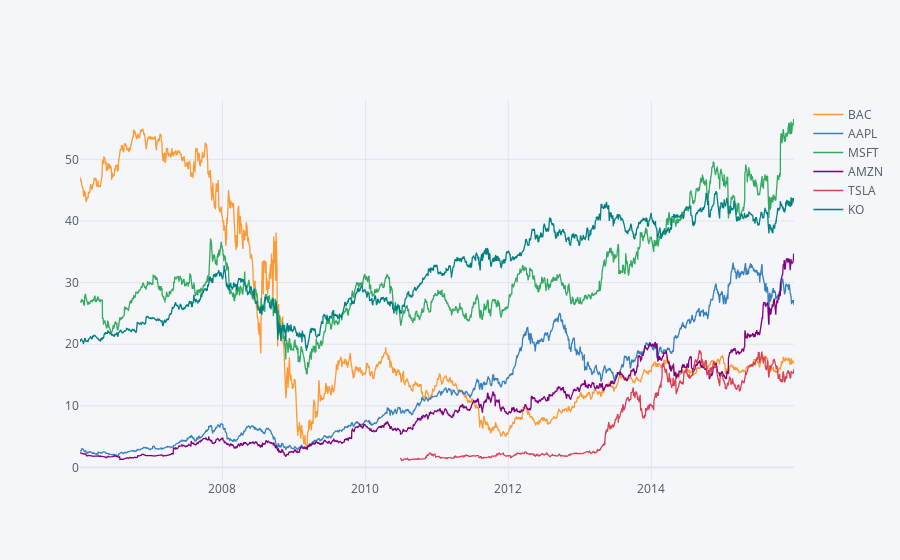

Write notebook code for a chart like this one.
### Code cell
import plotly
import cufflinks as cf
cf.go_offline()
bank_stocks.xs(key='Close',axis=1,level='StockInFo').iplot()

### Figure 1 — Plotly figure (JSON) as saved in the notebook; plotly's stock layout.template omitted (floating-point values rounded to 4 significant figures; data arrays with more than 128 entries replaced by an {"elided": "..."} marker saying what was removed)
{"data": [{"line": {"color": "rgba(255, 153, 51, 1.0)", "dash": "solid", "shape": "linear", "width": 1.3}, "mode": "lines", "name": "BAC", "text": "", "type": "scatter", "x": {"elided": "2517 str values"}, "y": {"elided": "2517 float values"}}, {"line": {"color": "rgba(55, 128, 191, 1.0)", "dash": "solid", "shape": "linear", "width": 1.3}, "mode": "lines", "name": "AAPL", "text": "", "type": "scatter", "x": {"elided": "2517 str values"}, "y": {"elided": "2517 float values"}}, {"line": {"color": "rgba(50, 171, 96, 1.0)", "dash": "solid", "shape": "linear", "width": 1.3}, "mode": "lines", "name": "MSFT", "text": "", "type": "scatter", "x": {"elided": "2517 str values"}, "y": {"elided": "2517 float values"}}, {"line": {"color": "rgba(128, 0, 128, 1.0)", "dash": "solid", "shape": "linear", "width": 1.3}, "mode": "lines", "name": "AMZN", "text": "", "type": "scatter", "x": {"elided": "2517 str values"}, "y": {"elided": "2517 float values"}}, {"line": {"color": "rgba(219, 64, 82, 1.0)", "dash": "solid", "shape": "linear", "width": 1.3}, "mode": "lines", "name": "TSLA", "text": "", "type": "scatter", "x": {"elided": "2517 str values"}, "y": {"elided": "2517 mixed values"}}, {"line": {"color": "rgba(0, 128, 128, 1.0)", "dash": "solid", "shape": "linear", "width": 1.3}, "mode": "lines", "name": "KO", "text": "", "type": "scatter", "x": {"elided": "2517 str values"}, "y": {"elided": "2517 float values"}}], "layout": {"legend": {"bgcolor": "#F5F6F9", "font": {"color": "#4D5663"}}, "paper_bgcolor": "#F5F6F9", "plot_bgcolor": "#F5F6F9", "title": {"font": {"color": "#4D5663"}}, "xaxis": {"gridcolor": "#E1E5ED", "showgrid": true, "tickfont": {"color": "#4D5663"}, "title": {"font": {"color": "#4D5663"}, "text": ""}, "zerolinecolor": "#E1E5ED"}, "yaxis": {"gridcolor": "#E1E5ED", "showgrid": true, "tickfont": {"color": "#4D5663"}, "title": {"font": {"color": "#4D5663"}, "text": ""}, "zerolinecolor": "#E1E5ED"}}}
